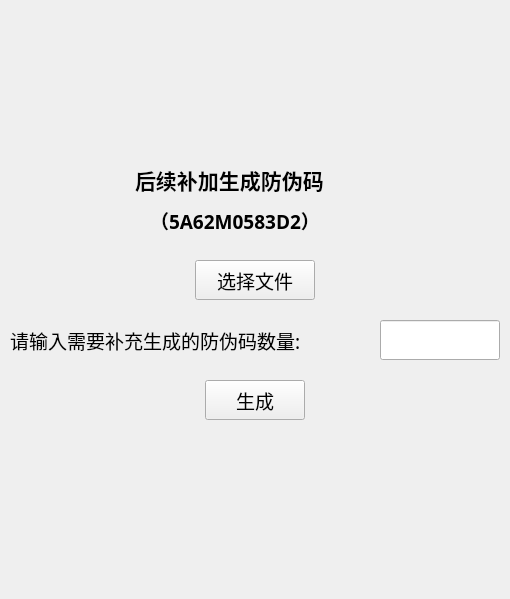
<?xml version="1.0" encoding="UTF-8"?>
<ui version="4.0">
 <class>window_feature6</class>
 <widget class="QWidget" name="window_feature6">
  <property name="geometry">
   <rect>
    <x>0</x>
    <y>0</y>
    <width>510</width>
    <height>599</height>
   </rect>
  </property>
  <property name="windowTitle">
   <string>Form</string>
  </property>
  <widget class="QLabel" name="label_title">
   <property name="geometry">
    <rect>
     <x>135</x>
     <y>160</y>
     <width>250</width>
     <height>40</height>
    </rect>
   </property>
   <property name="font">
    <font>
     <family>微软雅黑</family>
     <pointsize>16</pointsize>
     <weight>75</weight>
     <bold>true</bold>
    </font>
   </property>
   <property name="text">
    <string>后续补加生成防伪码</string>
   </property>
  </widget>
  <widget class="QLabel" name="label_title_2">
   <property name="geometry">
    <rect>
     <x>150</x>
     <y>200</y>
     <width>210</width>
     <height>40</height>
    </rect>
   </property>
   <property name="font">
    <font>
     <family>微软雅黑</family>
     <pointsize>14</pointsize>
     <weight>75</weight>
     <bold>true</bold>
    </font>
   </property>
   <property name="text">
    <string>（5A62M0583D2）</string>
   </property>
  </widget>
  <widget class="QPushButton" name="pushButton_select">
   <property name="geometry">
    <rect>
     <x>195</x>
     <y>260</y>
     <width>120</width>
     <height>40</height>
    </rect>
   </property>
   <property name="font">
    <font>
     <family>微软雅黑</family>
     <pointsize>14</pointsize>
    </font>
   </property>
   <property name="text">
    <string>选择文件</string>
   </property>
  </widget>
  <widget class="QLabel" name="label_tip_2">
   <property name="geometry">
    <rect>
     <x>10</x>
     <y>320</y>
     <width>360</width>
     <height>40</height>
    </rect>
   </property>
   <property name="font">
    <font>
     <family>微软雅黑</family>
     <pointsize>14</pointsize>
    </font>
   </property>
   <property name="text">
    <string>请输入需要补充生成的防伪码数量:</string>
   </property>
  </widget>
  <widget class="QLineEdit" name="lineEdit_codenum">
   <property name="geometry">
    <rect>
     <x>380</x>
     <y>320</y>
     <width>120</width>
     <height>40</height>
    </rect>
   </property>
   <property name="font">
    <font>
     <family>微软雅黑</family>
     <pointsize>14</pointsize>
    </font>
   </property>
  </widget>
  <widget class="QPushButton" name="pushButton_create">
   <property name="geometry">
    <rect>
     <x>205</x>
     <y>380</y>
     <width>100</width>
     <height>40</height>
    </rect>
   </property>
   <property name="font">
    <font>
     <family>微软雅黑</family>
     <pointsize>14</pointsize>
    </font>
   </property>
   <property name="text">
    <string>生成</string>
   </property>
  </widget>
  <widget class="QLabel" name="label_tip">
   <property name="geometry">
    <rect>
     <x>330</x>
     <y>280</y>
     <width>170</width>
     <height>20</height>
    </rect>
   </property>
   <property name="font">
    <font>
     <family>微软雅黑</family>
     <pointsize>10</pointsize>
    </font>
   </property>
   <property name="cursor">
    <cursorShape>ArrowCursor</cursorShape>
   </property>
   <property name="text">
    <string/>
   </property>
  </widget>
 </widget>
 <resources/>
 <connections/>
</ui>
